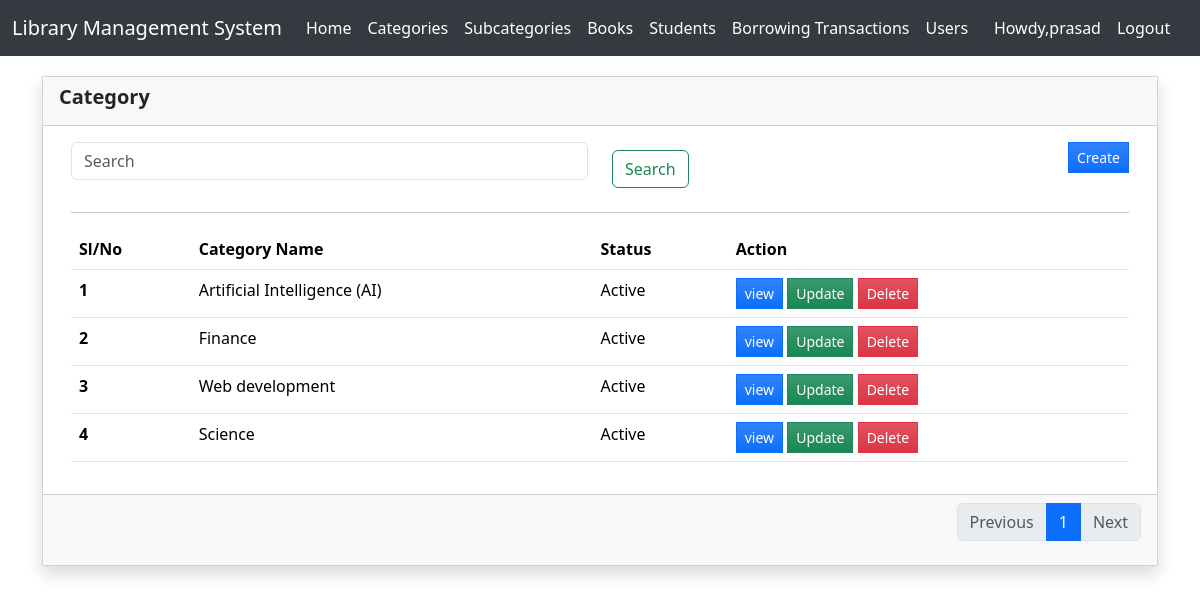
Page /category_list/ (signed in) on the committed database.
### authentication/models.py (models this page shows, shortened)
class CustomUser(AbstractUser):
    username=None
    name = models.CharField(max_length=100)
    email = models.EmailField(unique=True)
    USERNAME_FIELD = 'email'
    REQUIRED_FIELDS = ['name']
    objects = CustomUserManager()

### lms/models.py (models this page shows, shortened)
class Category(models.Model):
    name = models.CharField(max_length=250)
    description = models.TextField(blank=True,null=True)
    status = models.CharField(max_length=8,choices=(('Active','Active'),('Inactive','Inactive')),default='Active')
    date_created=models.DateTimeField(auto_now=True)

### lms/views.py (the view)
# urls.py: path('category_list/',category_list,name='category_list'),
@login_required(login_url='/login/')
def category_list(request):
    quary=Category.objects.all()
    if request.GET.get('search'):
        quary=quary.filter(name__icontains= request.GET.get('search'))
    paginator = Paginator(quary, 5)  # Show 5 contacts per page.
    page_number = request.GET.get("page", 1)
    page_obj = paginator.get_page(page_number)
    return render(request,'category_list.html',{'categories':page_obj})

### lms/templates/category_list.html (shortened to what this page needs)
{% extends "base.html" %}
{% block start %}
<!DOCTYPE html>
<html lang="en">
<head>
    <link href="https://cdn.jsdelivr.net/npm/bootstrap@5.3.2/dist/css/bootstrap.min.css" rel="stylesheet">
</head>
<body>
        <div class="container">
            <div class="row justify-content-center">
                <div class="col-lg-12 col-md-10 col-sm-12 col-xs-12">
                    <div class="card shadow rounded-0">
                        <div class="card-header">
                            <div class="h5 card-title fw-bold">Category</div>
                        </div>
                        <div class="card-body">
                            <div class="container-fluid">
                                <form class="form-inline">
                                <div class="row">
                                    <div class="col-md-6">
                                        <input class="form-control mr-sm-2" type="search" name="search" placeholder="Search" aria-label="Search">
                                    </div>
                                    <div class="col-md-2">
                                        <button class="btn btn-outline-success my-2 my-sm-2" type="submit">Search</button>
                                    </div>
                                </form>
                                    <div class="col-md-4 text-end">
                                        <a href="{% url 'category_create' %}" class="btn btn btn-primary btn-sm bg-gradient rounded-0">Create</a>
                                    </div>
                                </div>
                                <hr>
                                <table class="table table-hover">
                                    <thead>
                                        <tr>
                                            <th scope="col">Sl/No</th>
                                            <th scope="col">Category Name</th>
                                            <th scope="col">Status</th>
                                            <th scope="col">Action</th>
                                        </tr>
                                    </thead>
                                    <tbody class='.table-hover'>
                                        {% for category in categories %}
                                        <tr>
                                            <th scope="row">{{ forloop.counter }}</th>
                                            <td>{{ category.name }}</td>
                                            <td>{{ category.status }}</td>
                                            <td>
                                                <a href="{% url 'category_view' category.id %}" class="btn btn btn-primary btn-sm bg-gradient rounded-0">view</a>
                                            <a href="{% url 'category_update' category.id %}" class="btn btn btn-success btn-sm bg-gradient rounded-0">Update</a>
                                                <a href="{% url 'category_delete' category.id %}" class="btn btn btn-danger btn-sm bg-gradient rounded-0">Delete</a>
                                            </td>
                                        </tr>
                                        {% endfor %}
                                    </tbody>
                                </table>
                            </div>
                        </div>
                        <div class="card-footer">
                            <div class="d-flex w-100 text-end justify-content-end">
                                <div class="pagination">
                                    <nav aria-label="...">
                                      <ul class="pagination">
                                        <li class="page-item {% if not categories.has_previous %}disabled{% endif %}">
                                          <a class="page-link" href="{% if categories.has_previous %}?page={{ categories.previous_page_number }}{% endif %}" tabindex="-1">Previous</a>
                                        </li>
                                        {% for page_num in categories.paginator.page_range %}
                                          <li class="page-item {% if page_num == categories.number %}active{% endif %}">
                                            <a class="page-link" href="?page={{ page_num }}">{{ page_num }}{% if page_num == categories.number %} {% endif %}</a>
                                          </li>
                                        {% endfor %}
                                        <li class="page-item {% if not categories.has_next %}disabled{% endif %}">
                                          <a class="page-link" href="{% if categories.has_next %}?page={{ categories.next_page_number }}{% endif %}">Next</a>
                                        </li>
                                      </ul>
                                    </nav>
                                </div>
                            </div>
                        </div>
                    </div>
                </div>
            </div>
</body>
</html>
{% endblock start %}

### lms/templates/base.html (shortened to what this page needs)
<!DOCTYPE html>
<html lang="en">
<head>
    <link href="https://cdn.jsdelivr.net/npm/bootstrap@5.3.2/dist/css/bootstrap.min.css" rel="stylesheet">
</head>
<body>
    <nav class="navbar navbar-expand-sm navbar-light">
        <div class="container-fluid">
          <a class="navbar-brand" href="{% url 'home' %}">Library Management System</a>
          <div class="collapse navbar-collapse" id="navbarText">
            <ul class="navbar-nav me-auto mb-2 mb-lg-0">
              <li class="nav-item">
                <a class="nav-link active" aria-current="page" href="{% url 'home' %}">Home</a>
              </li>
              <li class="nav-item">
                <a class="nav-link active" href="{% url 'category_list' %}">Categories</a>
              </li>
              <li class="nav-item">
                <a class="nav-link active" href="{% url 'subcategory_list' %}">Subcategories</a>
              </li>
              <li class="nav-item">
                <a class="nav-link active" href="{% url 'book_list' %}">Books</a>
              </li>
              <li class="nav-item">
                <a class="nav-link active" href="{% url 'student_list' %}">Students</a>
              </li>
              <li class="nav-item">
                <a class="nav-link active" href="{% url 'transaction_list' %}">Borrowing Transactions</a>
              </li>
              {% if request.user.is_staff %}
              <li class="nav-item">
                <a class="nav-link active" href="{% url 'user_list' %}">Users</a>
              </li>
              {% endif %}
            </ul>
          <ul class="navbar-nav me-auto mb-2 mb-lg-0">
            <li class="nav-item">
            <a class="nav-link active" href="{% url 'profile' user.id %}">Howdy,{{request.user.name}}</a>
          </li>
            <li class="nav-item">
              <a class="nav-link active" href="{% url 'logout' %}">Logout</a>
            </li>
          </ul>
          </div>
        </div>
      </nav>
      {% block start %}
      {% endblock start %}
</body>
</html>

### lms/templates/base.html (style rules this page uses)
.navbar { margin-bottom: 20px; background-color: #343a40; }
.navbar .navbar-brand { color: #ffffff; }
.navbar .navbar-nav .nav-link { color: #ffffff !important; }

### rows in the picture
CustomUser: user.name "prasad"
Category: name "Artificial Intelligence (AI)", status "Active"
Category: name "Finance", status "Active"
Category: name "Web development", status "Active"
Category: name "Science", status "Active"

### other values in the picture
{{ page_num }} "1"
